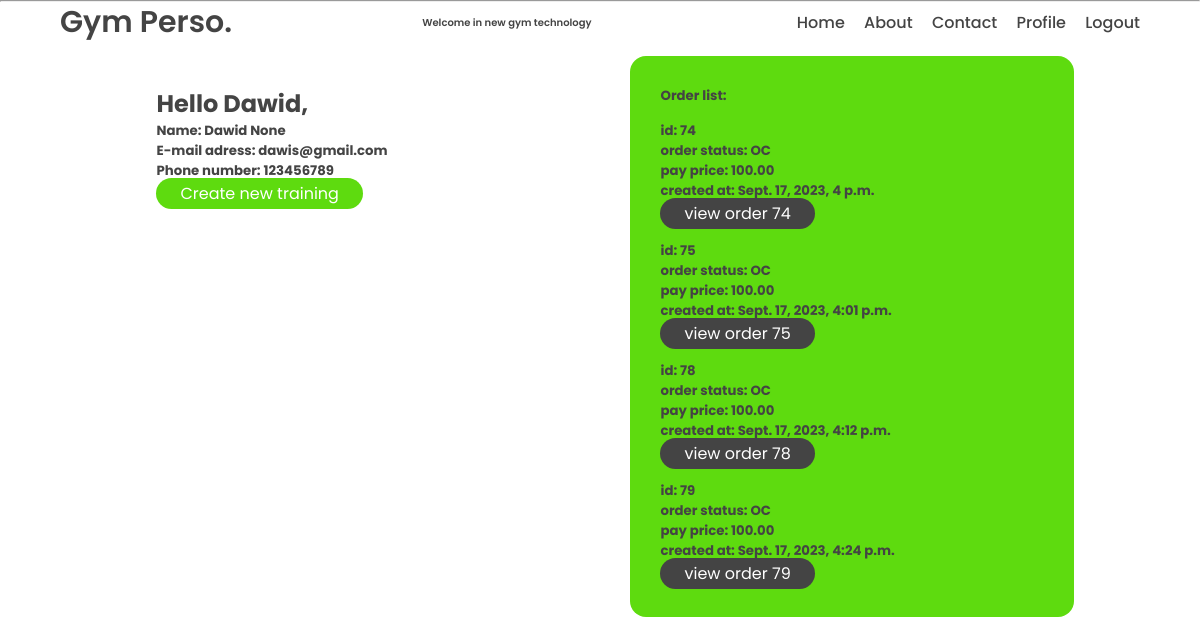
The app's page /accounts/profile/ (signed in) with its own data.
### accounts/models.py (models this page shows, shortened)
class UserProxy(models.Model):
    first_name = models.CharField(max_length=15, null=True, blank=True)
    last_name = models.CharField(max_length=15, null=True, blank=True)
    email = models.EmailField(max_length=100, unique=True)
    phone_number = models.DecimalField(max_digits=9, decimal_places=0, null=True, blank=True, default="123456789")
    city = models.CharField(max_length=255, null=True, blank=True,default=None)
    date_birthday = models.DateField(null=True, blank=True)
    first_step = models.BooleanField(default=True)
    regulations = models.BooleanField(default=False)
    regulations_id = models.DecimalField(max_digits=3, decimal_places=0, null=True, blank=True)
    active_sub = models.BooleanField(default=False)
    id_sub = models.DecimalField(max_digits=7,decimal_places=0,blank=True, null=True)
    price_base = models.DecimalField(max_digits=7, decimal_places=2, null=True)
    price_id = models.DecimalField(max_digits=3, decimal_places=0, null=True, blank=True)

### orders/models.py (models this page shows, shortened)
class Order(models.Model):
    order_id = models.AutoField(primary_key=True)
    order_status = models.CharField(choices=[
        ("OC", "Order Created"),
        ("WP", "Waiting for Payment"),
        ("PA", "Payment Accepted"),
        ("PE", "Payment Error"),
        ("WA", "Waiting for Acception"),
        ("OA", "Order Accepted"),
        ("OS", "Order Sended"),
    ],default='OC', max_length=255)
    email_adress = models.EmailField(max_length=255)
    user_name = models.CharField(max_length=30, blank=True)
    language = models.CharField(choices=[
        ("PL", "Polish"),
        ("EN", "English"),
    ], default="EN", max_length=255)
    name_coupon = models.CharField(max_length=15, null=True, blank=True)
    original_price = models.DecimalField(max_digits=7, decimal_places=2, null=True)
    pay_price = models.DecimalField(max_digits=7, decimal_places=2)
    editor_email = models.EmailField(max_length=255, blank=True)
    created_at = models.DateTimeField(auto_now_add=True)
    updated_at = models.DateTimeField(auto_now=True)
    item_order = models.ForeignKey('orders.Item', related_name="items", null=True, blank=True, on_delete=models.CASCADE)
    questionnaire_id = models.CharField(max_length=15, null=True, blank=True)

### accounts/views.py (the view)
# urls.py: path('profile/', views.profile, name='profile'),
def profile(request):
    if request.user.is_authenticated:
        user_proxy = UserProxy.objects.get(email = request.user.email)
        orders = Order.objects.filter(email_adress = request.user.email)
        return render(request, 'profile.html',{"user_proxy": user_proxy, "orders": orders})
    else:
        return redirect('/accounts/login')

### templates/profile.html (shortened to what this page needs)
{% include 'base.html' %}
<body>
    {% include 'navbar.html' %}
    {% block content %}
    <section class="body">
        <div class="left_column">
            <h1> Hello {{user_proxy.first_name}}, </h1>
            <div>
                <h5> Name: {{user_proxy.first_name}} {{user_proxy.last_name}} </h5>
            </div>
            <div>
                <h5> E-mail adress: {{user_proxy.email}} </h5>
            </div>
            <div>
                <h5>Phone number: {{user_proxy.phone_number}} </h5>
            </div>
            <div class="button-container">
                <a type="submit" href="/questionnaire" class="button">Create new training</a>
            </div>
        </div>
        <div class="right_column">
            <div>
                <div>
                    <h5> Order list: </h5>
                </div>
                <div>
                    {% for order in orders %}
                        <div class="order_container">
                            <h5>id: {{order.order_id}} </h5>
                            <h5>order status: {{order.order_status}} </h5>
                            <h5>pay price: {{order.pay_price}} </h5>
                            <h5>created at: {{order.created_at}} </h5>
                            <a type="submit" href="/orders" class="button_order">view order {{order.order_id}}</a>
                        <div>
                    {% endfor %}
                </div>
            </div>
        </div>
    </section>
</body>
{% endblock %}
</html>

### templates/base.html (shortened to what this page needs)
<!DOCTYPE html>
<html lang="en">
<head>
    <link rel="stylesheet" href="/static/style.css">
</head>

### templates/navbar.html (shortened to what this page needs)
<header class="header">
        <a href="/" class="logo">Gym Perso.</a>
        <a href="#" class="box">Welcome in new gym technology</a>
        <nav class="navbar">
            <a href="/".class="active">Home</a>
            <a href="/faq">About</a>
            <a href="/contact">Contact</a>
            {% if user.is_authenticated %}
                <a href="{% url 'profile' %}">Profile</a>
                <a href="{% url 'page_logout' %}">Logout</a>
            {% else %}
                <a href="{% url 'login' %}">Login</a>
                <a href="{% url 'register' %}">Register</a>
            {% endif %}
        </nav>
</header>

### static/style.css (style rules this page uses)
:root { --clr-background: #ffffff; --clr-text:#444444; --clr-secondary-text:#6d83ff; --clr-button-background: #c02afc; --clr-countainer-background: #7c7c7c93; --clr-palette-1: #5EDB0F; --clr-palette2:#4E524D; --clr-palette3:#4E4F80; --clr-palette4:#6E7868; --clr-palette5:#1F2080; }
* { margin: 0; padding: 0; box-sizing: border-box; font-family: 'Poppins','sans-serif'; }
body { margin: 0; padding: 0; background: var(--clr-background); color: var(--clr-text); }
.body { align-content: flex-start; height: 100vh; display: flex; justify-content: left; align-items: flex-start; padding: 2% 8%; }
.left_column { padding: 3%; margin: 3%; border-radius: 1rem; float: left; width: 50%; }
.right_column { padding: 3%; margin: 3%; background-color: var(--clr-palette-1); border-radius: 1rem; float: left; width: 50%; }
.button { margin-top: 15px; padding: 4px 24px; color:white; background-color: var(--clr-palette-1); border-color: var(--clr-palette-1); border-radius: 1rem; text-decoration: none; }
.button_order { margin-top: 15px; padding: 4px 24px; background-color: var(--clr-text); border-color: var(--clr-text); color: var(--clr-background); border-radius: 1rem; text-decoration: none; }
.order_container { margin-top: 15px; }
.header { position: fixed; top: 0; left: 0; right: 0; width: 100%; background: transparent; display: flex; justify-content: space-between; align-items: center; z-index: 100; }
.logo { font-size: 30px; color: var(--clr-text); text-decoration: none; font-weight: 600; margin-left: 5%; }
.box { font-size: 10px; color: var(--clr-text); text-decoration: none; font-weight: 600; }
.navbar { display: block; margin-right: 5%; }
.navbar a { font-size: 16px; color: var(--clr-text); text-decoration: none; font-weight: 500; margin-left: 15px; transition: .3s; }

### records on screen
UserProxy: first_name "Dawid", last_name "None", email "dawis@gmail.com", phone_number "123456789"
Order: order_id "74", order_status "OC", pay_price "100.00", created_at "Sept. 17, 2023, 4 p.m."
Order: order_id "75", order_status "OC", pay_price "100.00", created_at "Sept. 17, 2023, 4:01 p.m."
Order: order_id "78", order_status "OC", pay_price "100.00", created_at "Sept. 17, 2023, 4:12 p.m."
Order: order_id "79", order_status "OC", pay_price "100.00", created_at "Sept. 17, 2023, 4:24 p.m."
